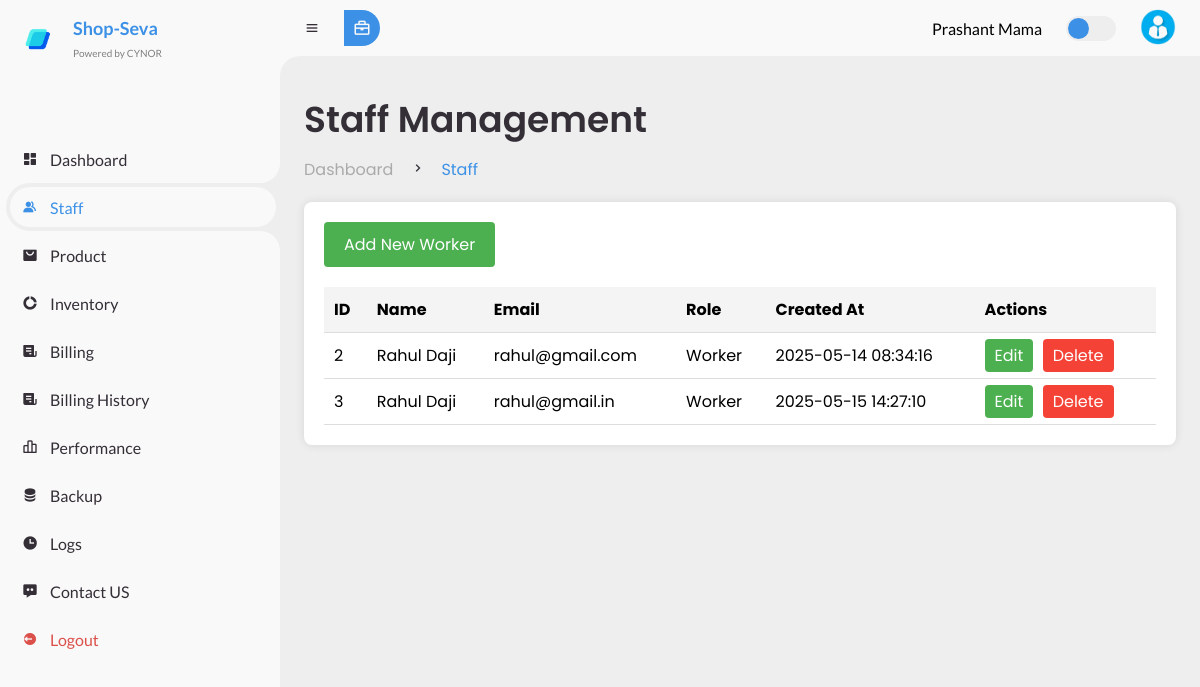
Page /AdminDashboard/staff.php (signed in) on the committed database.
### tables this page shows
CREATE TABLE `users` (
  `id` int(11) NOT NULL,
  `name` varchar(100) NOT NULL,
  `email` varchar(100) NOT NULL,
  `password` varchar(255) NOT NULL,
  `role` enum('Admin','Worker') NOT NULL,
  `created_at` timestamp NOT NULL DEFAULT current_timestamp()
);

### AdminDashboard/staff.php (the view, shortened to what this page needs)
<?php
require_once 'db.php';
$errors = [];
$success = '';
$edit_mode = false;
$edit_user = null;
$sql = "SELECT * FROM users WHERE role != 'Admin'";
$result = $conn->query($sql);
?>
<!DOCTYPE html>
<html lang="en">
<head>
    <link href='https://unpkg.com/boxicons@2.0.9/css/boxicons.min.css' rel='stylesheet'>
    <link rel="stylesheet" href="style.css">
</head>
<body>
    <section id="sidebar">
        <a href="https://cynortech.in/" class="brand" style="margin-top: 11px; margin-left: 11px; pading:8px; " >
            <img src="./img/crm.png" alt="CYNOR Logo" style="height: 30px; width: auto; margin-right: 19px; margin-left: 11px; ">
            <span class="text" style="font-size: 18px; font-weight: bold;">
                Shop-Seva<br>
                <span style="font-size: 10px; color: gray; font-weight: normal;">Powered by CYNOR</span>
            </span>
        </a>
        <ul class="side-menu top">
            <li>
                <a href="admin_dashboard.php">
                    <i class='bx bxs-dashboard'></i>
                    <span class="text">Dashboard</span>
                </a>
            </li>
            <li class="active">
                <a href="staff.php">
                    <i class='bx bxs-group'></i>
                    <span class="text">Staff</span>
                </a>
            </li>
            <li>
                <a href="products.php">
                    <i class='bx bxs-shopping-bag-alt'></i>
                    <span class="text">Product</span>
                </a>
            </li>
            <li>
                <a href="inventory.php">
                    <i class='bx bxs-doughnut-chart'></i>
                    <span class="text">Inventory</span>
                </a>
            </li>
            <li>
                <a href="billing.php">
                    <i class='bx bxs-receipt'></i>
                    <span class="text">Billing</span>
                </a>
            </li>
            <li>
                <a href="billing_history.php">
                    <i class='bx bxs-receipt'></i>
                    <span class="text">Billing History</span>
                </a>
            </li>
            <li>
                <a href="performance.php">
                    <i class='bx bx-bar-chart-alt-2'></i>
                    <span class="text">Performance</span>
                </a>
            </li>
            <li>
                <a href="backup.php">
                    <i class='bx bxs-data'></i>
                    <span class="text">Backup</span>
                </a>
            </li>
            <li>
                <a href="logs.php">
                    <i class='bx bxs-time'></i>
                    <span class="text">Logs</span>
                </a>
            </li>
            <li>
                <a href="contact.php">
                    <i class='bx bxs-message-dots'></i>
                    <span class="text">Contact US</span>
                </a>
            </li>
            <li>
                <a href="../logout.php" class="logout">
                    <i class='bx bxs-log-out-circle'></i>
                    <span class="text">Logout</span>
                </a>
            </li>
        </ul>
    </section>
    <section id="content">
        <nav>
            <i class='bx bx-menu'></i>
            <form action="#">
                <div class="form-input">
                <button type="submit" class="search-btn">
                    <i class='bx bx-briefcase'></i>
                </button>
            </div>
            </form>
            <span class="text"><?php echo htmlspecialchars($_SESSION['user']['name']); ?></span>
            <label for="switch-mode" class="switch-mode"></label>
            <a href="#" class="profile">
                <img src="img/profile.png">
            </a>
        </nav>
        <main>
            <div class="head-title">
                <div class="left">
                    <h1>Staff Management</h1>
                    <ul class="breadcrumb">
                        <li><a href="#">Dashboard</a></li>
                        <li><i class='bx bx-chevron-right'></i></li>
                        <li><a class="active" href="#">Staff</a></li>
                    </ul>
                </div>
            </div>
            <?php if ($edit_mode || isset($_GET['add'])): ?>
                <div class="form-container">
                    <h2><?php echo $edit_mode ? 'Edit Worker' : 'Add New Worker'; ?></h2>
                    <?php if (!empty($errors)): ?>
                        <div class="error">
                            <?php foreach ($errors as $error): ?>
                                <p><?php echo htmlspecialchars($error); ?></p>
                            <?php endforeach; ?>
                        </div>
                    <?php endif; ?>
                    <?php if ($success): ?>
                        <div class="success">
                            <p><?php echo htmlspecialchars($success); ?></p>
                        </div>
                    <?php endif; ?>
                    <form method="POST">
                        <?php if ($edit_mode): ?>
                            <input type="hidden" name="user_id" value="<?php echo $edit_user['id']; ?>">
                        <?php endif; ?>
                        <div class="form-group">
                            <label for="name">Name</label>
                            <input type="text" name="name" id="name" value="<?php echo $edit_mode ? htmlspecialchars($edit_user['name']) : ''; ?>" required>
                        </div>
                        <div class="form-group">
                            <label for="email">Email</label>
                            <input type="email" name="email" id="email" value="<?php echo $edit_mode ? htmlspecialchars($edit_user['email']) : ''; ?>" required>
                        </div>
                        <div class="form-group">
                            <label for="role">Role</label>
                            <select name="role" id="role" required>
                                <option value="Worker" <?php echo ($edit_mode && $edit_user['role'] === 'Worker') ? 'selected' : ''; ?>>Worker</option>
                            </select>
                        </div>
                        <div class="form-group">
                            <label for="password">Password <?php echo $edit_mode ? '(Leave blank to keep unchanged)' : ''; ?></label>
                            <input type="password" name="password" id="password" placeholder="Enter password">
                        </div>
                        <div class="form-group">
                            <button type="submit" name="save_worker" class="submit-btn"><?php echo $edit_mode ? 'Update Worker' : 'Add Worker'; ?></button>
                        </div>
                    </form>
                </div>
            <?php else: ?>
                <div class="table-container">
                    <a href="staff.php?add=1" class="add-btn">Add New Worker</a>
                    <table>
                        <thead>
                            <tr>
                                <th>ID</th>
                                <th>Name</th>
                                <th>Email</th>
                                <th>Role</th>
                                <th>Created At</th>
                                <th>Actions</th>
                            </tr>
                        </thead>
                        <tbody>
                            <?php if ($result->num_rows > 0): ?>
                                <?php while ($worker = $result->fetch_assoc()): ?>
                                    <tr>
                                        <td><?php echo htmlspecialchars($worker['id']); ?></td>
                                        <td><?php echo htmlspecialchars($worker['name']); ?></td>
                                        <td><?php echo htmlspecialchars($worker['email']); ?></td>
                                        <td><?php echo htmlspecialchars($worker['role']); ?></td>
                                        <td><?php echo htmlspecialchars($worker['created_at']); ?></td>
                                        <td>
                                            <a href="staff.php?edit_id=<?php echo $worker['id']; ?>" class="action-btn edit-btn">Edit</a>
                                            <a href="staff.php?delete_id=<?php echo $worker['id']; ?>" class="action-btn delete-btn" onclick="return confirm('Are you sure you want to delete this worker?');">Delete</a>
                                        </td>
                                    </tr>
                                <?php endwhile; ?>
                            <?php else: ?>
                                <tr>
                                    <td colspan="6">No workers found.</td>
                                </tr>
                            <?php endif; ?>
                        </tbody>
                    </table>
                </div>
            <?php endif; ?>
        </main>
    </section>
</body>
</html>

### AdminDashboard/style.css (style rules this page uses)
* { margin: 0; padding: 0; box-sizing: border-box; }
a { text-decoration: none; }
li { list-style: none; }
:root { --poppins: 'Poppins', sans-serif; --lato: 'Lato', sans-serif; --light: #F9F9F9; --blue: #3C91E6; --light-blue: #CFE8FF; --grey: #eee; --dark-grey: #AAAAAA; --dark: #342E37; --red: #DB504A; --yellow: #FFCE26; --light-yellow: #FFF2C6; --orange: #FD7238; --light-orange: #FFE0D3; }
html { overflow-x: hidden; }
body { background: var(--grey); overflow-x: hidden; }
#sidebar { position: fixed; top: 0; left: 0; width: 280px; height: 100%; background: var(--light); z-index: 2000; font-family: var(--lato); transition: .3s ease; overflow-x: hidden; scrollbar-width: none; }
#sidebar .brand { font-size: 24px; font-weight: 700; height: 56px; display: flex; align-items: center; color: var(--blue); position: sticky; top: 0; left: 0; background: var(--light); z-index: 500; padding-bottom: 20px; box-sizing: content-box; }
#sidebar .side-menu { width: 100%; margin-top: 48px; }
#sidebar .side-menu li { height: 48px; background: transparent; margin-left: 6px; border-radius: 48px 0 0 48px; padding: 4px; }
#sidebar .side-menu li.active { background: var(--grey); position: relative; }
#sidebar .side-menu li.active::before { content: ''; position: absolute; width: 40px; height: 40px; border-radius: 50%; top: -40px; right: 0; box-shadow: 20px 20px 0 var(--grey); z-index: -1; }
#sidebar .side-menu li.active::after { content: ''; position: absolute; width: 40px; height: 40px; border-radius: 50%; bottom: -40px; right: 0; box-shadow: 20px -20px 0 var(--grey); z-index: -1; }
#sidebar .side-menu li a { width: 100%; height: 100%; background: var(--light); display: flex; align-items: center; border-radius: 48px; font-size: 16px; color: var(--dark); white-space: nowrap; overflow-x: hidden; }
#sidebar .side-menu.top li.active a { color: var(--blue); }
#sidebar .side-menu li a.logout { color: var(--red); }
#sidebar .side-menu li a .bx { min-width: calc(60px - ((4px + 6px) * 2)); display: flex; justify-content: center; }
#content { position: relative; width: calc(100% - 280px); left: 280px; transition: .3s ease; }
#content nav { height: 56px; background: var(--light); padding: 0 24px; display: flex; align-items: center; grid-gap: 24px; font-family: var(--lato); position: sticky; top: 0; left: 0; z-index: 1000; }
#content nav::before { content: ''; position: absolute; width: 40px; height: 40px; bottom: -40px; left: 0; border-radius: 50%; box-shadow: -20px -20px 0 var(--light); }
#content nav a { color: var(--dark); }
#content nav .bx.bx-menu { cursor: pointer; color: var(--dark); }
#content nav form { max-width: 400px; width: 100%; margin-right: auto; }
#content nav form .form-input { display: flex; align-items: center; height: 36px; }
#content nav form .form-input button { width: 36px; height: 100%; display: flex; justify-content: center; align-items: center; background: var(--blue); color: var(--light); font-size: 18px; border: none; outline: none; border-radius: 0 36px 36px 0; cursor: pointer; }
#content nav .profile img { width: 36px; height: 36px; object-fit: cover; border-radius: 50%; }
#content nav .switch-mode { display: block; min-width: 50px; height: 25px; border-radius: 25px; background: var(--grey); cursor: pointer; position: relative; }
#content nav .switch-mode::before { content: ''; position: absolute; top: 2px; left: 2px; bottom: 2px; width: calc(25px - 4px); background: var(--blue); border-radius: 50%; transition: all .3s ease; }
#content main { width: 100%; padding: 36px 24px; font-family: var(--poppins); max-height: calc(100vh - 56px); overflow-y: auto; }
#content main .head-title { display: flex; align-items: center; justify-content: space-between; grid-gap: 16px; flex-wrap: wrap; }
#content main .head-title .left h1 { font-size: 36px; font-weight: 600; margin-bottom: 10px; color: var(--dark); }
#content main .head-title .left .breadcrumb { display: flex; align-items: center; grid-gap: 16px; }
#content main .head-title .left .breadcrumb li { color: var(--dark); }
#content main .head-title .left .breadcrumb li a { color: var(--dark-grey); pointer-events: none; }
#content main .head-title .left .breadcrumb li a.active { color: var(--blue); pointer-events: unset; }

### rows in the picture
users: id "2", name "Rahul Daji", email "rahul@gmail.com", role "Worker", created_at "2025-05-14 08:34:16"
users: id "3", name "Rahul Daji", email "rahul@gmail.in", role "Worker", created_at "2025-05-15 14:27:10"

### other values in the picture
$_SESSION['user']['name'] "Prashant Mama"
